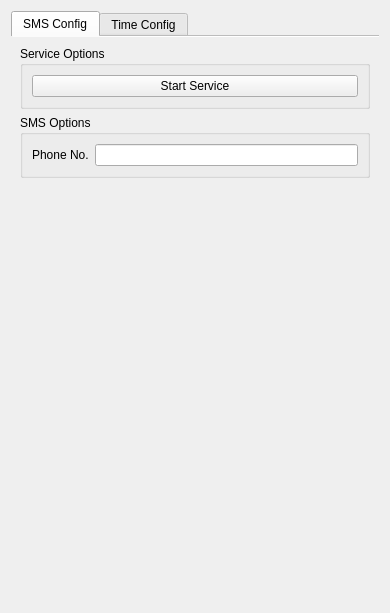
<?xml version="1.0" encoding="UTF-8"?>
<ui version="4.0">
 <class>Widget</class>
 <widget class="QWidget" name="Widget">
  <property name="geometry">
   <rect>
    <x>0</x>
    <y>0</y>
    <width>390</width>
    <height>613</height>
   </rect>
  </property>
  <property name="windowTitle">
   <string>Widget</string>
  </property>
  <layout class="QVBoxLayout" name="verticalLayout">
   <item>
    <widget class="QTabWidget" name="tabWidget">
     <property name="currentIndex">
      <number>0</number>
     </property>
     <property name="documentMode">
      <bool>true</bool>
     </property>
     <property name="movable">
      <bool>false</bool>
     </property>
     <property name="tabBarAutoHide">
      <bool>false</bool>
     </property>
     <widget class="QWidget" name="tab">
      <attribute name="title">
       <string>SMS Config</string>
      </attribute>
      <layout class="QVBoxLayout" name="verticalLayout_7">
       <item>
        <widget class="QGroupBox" name="groupBox_2">
         <property name="title">
          <string>Service Options</string>
         </property>
         <layout class="QHBoxLayout" name="horizontalLayout_3">
          <item>
           <widget class="QPushButton" name="serviceToggleBtn">
            <property name="text">
             <string>Start Service</string>
            </property>
            <property name="checkable">
             <bool>true</bool>
            </property>
           </widget>
          </item>
         </layout>
        </widget>
       </item>
       <item>
        <widget class="QGroupBox" name="groupBox">
         <property name="title">
          <string>SMS Options</string>
         </property>
         <layout class="QVBoxLayout" name="verticalLayout_5">
          <item>
           <layout class="QHBoxLayout" name="horizontalLayout">
            <item>
             <widget class="QLabel" name="label">
              <property name="text">
               <string>Phone No.</string>
              </property>
             </widget>
            </item>
            <item>
             <widget class="QLineEdit" name="PhoneNoLnEdit">
              <property name="maxLength">
               <number>10</number>
              </property>
             </widget>
            </item>
           </layout>
          </item>
         </layout>
        </widget>
       </item>
       <item>
        <spacer name="verticalSpacer">
         <property name="orientation">
          <enum>Qt::Orientation::Vertical</enum>
         </property>
         <property name="sizeHint" stdset="0">
          <size>
           <width>20</width>
           <height>40</height>
          </size>
         </property>
        </spacer>
       </item>
      </layout>
     </widget>
     <widget class="QWidget" name="tab_2">
      <attribute name="title">
       <string>Time Config</string>
      </attribute>
      <layout class="QVBoxLayout" name="verticalLayout_6">
       <item>
        <layout class="QVBoxLayout" name="verticalLayout_2">
         <item>
          <widget class="QLabel" name="label_3">
           <property name="text">
            <string>Date Interval</string>
           </property>
          </widget>
         </item>
         <item>
          <layout class="QHBoxLayout" name="horizontalLayout_2">
           <item>
            <widget class="QLabel" name="label_4">
             <property name="text">
              <string>From</string>
             </property>
            </widget>
           </item>
           <item>
            <widget class="QComboBox" name="fromDayCmbBox">
             <item>
              <property name="text">
               <string>Sunday</string>
              </property>
             </item>
             <item>
              <property name="text">
               <string>Monday</string>
              </property>
             </item>
             <item>
              <property name="text">
               <string>Tuesday</string>
              </property>
             </item>
             <item>
              <property name="text">
               <string>Wednesday</string>
              </property>
             </item>
             <item>
              <property name="text">
               <string>Thursday</string>
              </property>
             </item>
             <item>
              <property name="text">
               <string>Friday</string>
              </property>
             </item>
             <item>
              <property name="text">
               <string>Saturday</string>
              </property>
             </item>
            </widget>
           </item>
           <item>
            <widget class="QLabel" name="label_5">
             <property name="text">
              <string>To</string>
             </property>
            </widget>
           </item>
           <item>
            <widget class="QComboBox" name="toDayCmbBox">
             <property name="currentIndex">
              <number>6</number>
             </property>
             <item>
              <property name="text">
               <string>Sunday</string>
              </property>
             </item>
             <item>
              <property name="text">
               <string>Monday</string>
              </property>
             </item>
             <item>
              <property name="text">
               <string>Tuesday</string>
              </property>
             </item>
             <item>
              <property name="text">
               <string>Wednesday</string>
              </property>
             </item>
             <item>
              <property name="text">
               <string>Thursday</string>
              </property>
             </item>
             <item>
              <property name="text">
               <string>Friday</string>
              </property>
             </item>
             <item>
              <property name="text">
               <string>Saturday</string>
              </property>
             </item>
            </widget>
           </item>
          </layout>
         </item>
        </layout>
       </item>
       <item>
        <layout class="QVBoxLayout" name="verticalLayout_3">
         <item>
          <widget class="QLabel" name="label_6">
           <property name="text">
            <string>Time Interval</string>
           </property>
          </widget>
         </item>
         <item>
          <layout class="QHBoxLayout" name="horizontalLayout_5">
           <item>
            <widget class="QLabel" name="label_7">
             <property name="text">
              <string>From</string>
             </property>
            </widget>
           </item>
           <item>
            <widget class="QTimeEdit" name="timeEdit"/>
           </item>
           <item>
            <widget class="QLabel" name="label_8">
             <property name="text">
              <string>To</string>
             </property>
            </widget>
           </item>
           <item>
            <widget class="QTimeEdit" name="timeEdit_2"/>
           </item>
          </layout>
         </item>
        </layout>
       </item>
       <item>
        <layout class="QVBoxLayout" name="verticalLayout_4">
         <item>
          <widget class="QLabel" name="label_9">
           <property name="text">
            <string>Repeatition in Hours</string>
           </property>
          </widget>
         </item>
         <item>
          <widget class="QTimeEdit" name="repeatTime">
           <property name="displayFormat">
            <string>h:mm </string>
           </property>
           <property name="calendarPopup">
            <bool>false</bool>
           </property>
           <property name="timeSpec">
            <enum>Qt::TimeSpec::UTC</enum>
           </property>
          </widget>
         </item>
        </layout>
       </item>
       <item>
        <spacer name="verticalSpacer_2">
         <property name="orientation">
          <enum>Qt::Orientation::Vertical</enum>
         </property>
         <property name="sizeHint" stdset="0">
          <size>
           <width>20</width>
           <height>394</height>
          </size>
         </property>
        </spacer>
       </item>
      </layout>
     </widget>
    </widget>
   </item>
  </layout>
 </widget>
 <resources/>
 <connections/>
</ui>
